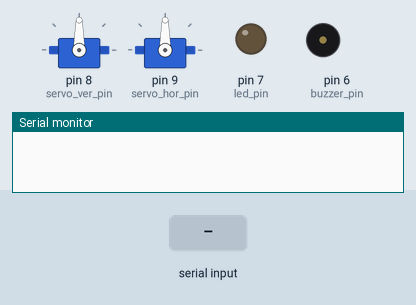
A sketch run on a simulated Arduino Uno, built with avr-gcc and run on an emulated ATmega328P. Shown: 2 × servo, output pins drawn as LEDs (lit = HIGH), buzzer (waves = sounding, pin HIGH), the last lines printed to the serial monitor. The inputs (shaded band) are chosen by the test bench.

Above: at 1.2 s.
1.3 s: "0\n" received over Serial
At 1.6 s:
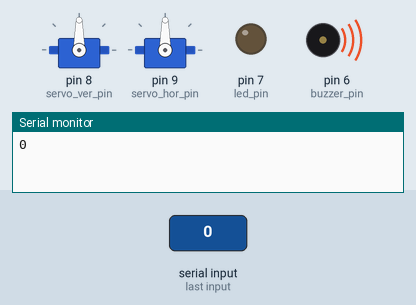
4.3 s: byte 49 ('1') received over Serial
At 5.6 s:
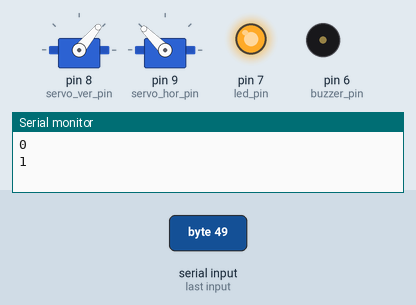
6.3 s: "2\n" received over Serial
At 8.85 s:
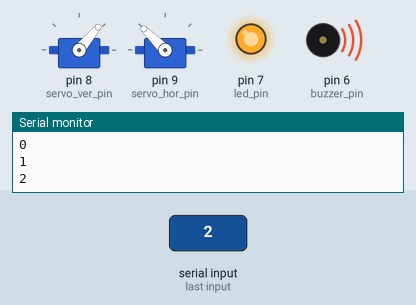
9.3 s: "1\n" received over Serial
At 10.6 s:
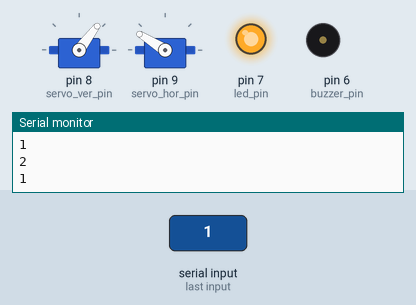
11.4 s: byte 49 ('1') received over Serial
At 15.5 s:
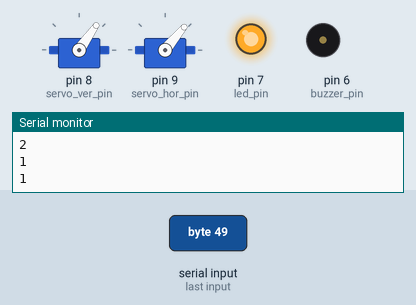
16.2 s: "1\n" received over Serial
At 20.2 s:
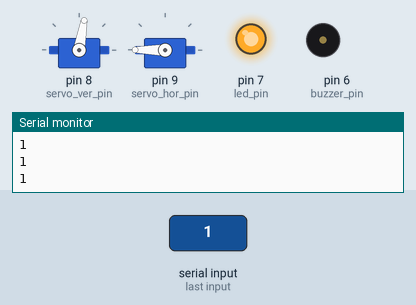
Timing chart, 0 to 24.9 s (numbered marks = the images above; inputs shaded):
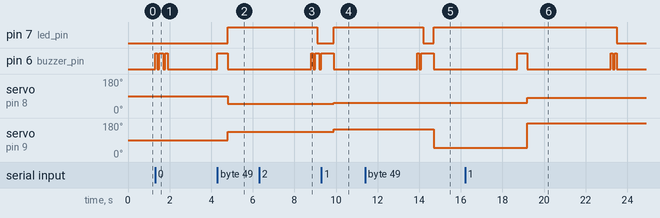

The sketch:

dog_laser_toy.ino
```cpp
#include "Servo.h"

Servo servo_vertical;  // create servo object to control a servo
Servo servo_horizontal;
// twelve servo objects can be created on most boards

// Pin layout
int buzzer_pin = 6;
int led_pin = 7;
int servo_ver_pin = 8;
int servo_hor_pin = 9;

int pos = 0;    // variable to store the servo position

int door_hor = 125;
int door_ver = 50;

int median_hor = 135;
int median_ver = 50;

int bedroom_ver = 55;
int bedroom_hor = 50;

int floor_ver = 120;
int floor_hor = 120;

int couch_ver = 80;
int couch_hor = 180;

int kennel_ver = 53;
int kennel_hor = 148;

int wait_time = 4000;

int iterator = 0;
int num_pos = 6;

int hor_pos [6] = {door_hor, median_hor, kennel_hor, bedroom_hor, couch_hor, floor_hor};
int ver_pos [6] = {door_ver, median_ver, kennel_ver, bedroom_ver, couch_ver, floor_ver};


char incoming_value = 0;

void buzz_on(){
    digitalWrite(buzzer_pin, HIGH);
    delay(500);
    digitalWrite(buzzer_pin, LOW);
}

void buzz_off(){
    digitalWrite(buzzer_pin, HIGH);
    delay(100);
    digitalWrite(buzzer_pin, LOW);
    delay(100);
    digitalWrite(buzzer_pin, HIGH);
    delay(100);
    digitalWrite(buzzer_pin, LOW);
}


void setup() {
  servo_vertical.attach(servo_ver_pin);  // attaches the servo on pin 9 to the servo object
  servo_horizontal.attach(servo_hor_pin);
  pinMode(buzzer_pin, OUTPUT);
  pinMode(led_pin, OUTPUT);
  pinMode(buzzer_pin, HIGH);
  digitalWrite(led_pin, LOW);
  Serial.begin(9600);
}

void loop() {

  if(Serial.available() > 0){
    incoming_value = Serial.read();
    Serial.print(incoming_value);
    Serial.print("\n");

    if (incoming_value == '1'){
      buzz_on();
    }
    else{
      buzz_off();
    }
  }

  if(incoming_value == '1'){

    digitalWrite(led_pin, HIGH);

    iterator++;
    if(iterator > (num_pos - 1)){
      iterator = 0;
    }

    servo_vertical.write(ver_pos[iterator]);
    servo_horizontal.write(hor_pos[iterator]);
    delay(wait_time);
  }

  else{
    digitalWrite(led_pin, LOW);
    digitalWrite(buzzer_pin, LOW);
  }

  // Get waypoints
  // Increment current_counter
  // if current_counter is equal to num_points
    // reset to 0

  // Increment next_counter
  // If current_counter is equal to num_points
    //reset to 0

  // Get current_pos
  // int current_pos_ver = ver_pos[current_counter];
  // int current_pos_hor = hor_pos[current_counter];
  // int next_pos_ver = ver_pos[next_counter];
  // int next_pos_hor = hor_pos[next_counter];

  // Until current_pos_hor is equal to the next_waypoint_hor and
  // current_pos_ver is equal to the next_waypoint_ver
    // if current_pos_hor is not equal to next_hor
      // increment current_pos_hor
      // Determine direction
      // if positive
        // ++
      // else
        // --
    // if current_pos_ver is not equal to next_ver
      // increment current_pos_ver

    // Update the servo


  /*
  for (pos = 30; pos <= 130; pos += 1) { // goes from 0 degrees to 180 degrees
    // in steps of 1 degree
    servo_vertical.write(pos);              // tell servo to go to position in variable 'pos'
    servo_horizontal.write(pos);
    delay(200);                       // waits 15ms for the servo to reach the position
  }
  for (pos = 130; pos >= 30; pos -= 1) { // goes from 180 degrees to 0 degrees
    servo_vertical.write(pos);              // tell servo to go to position in variable 'pos'
    servo_horizontal.write(pos);
    delay(200);                       // waits 15ms for the servo to reach the position
  }
  */

}
```

Measured:
- after the input at 1.3 s, pin 6 (buzzer_pin): goes HIGH 0.10 s, LOW 0.10 s, HIGH 0.20 s, LOW 0.10 s, HIGH 0.10 s, then LOW, starting at once
- after the input at 4.3 s, pin 7 (led_pin): LOW → HIGH after 0.50 s; pin 6 (buzzer_pin): LOW → HIGH at once, → LOW 0.50 s later; servo on pin 8 (servo_ver_pin): 90° → 50° after 0.50 s; servo on pin 9 (servo_hor_pin): 90° → 135° after 0.50 s
- after the input at 6.3 s, pin 7 (led_pin): HIGH → LOW after 2.8 s; pin 6 (buzzer_pin): LOW → HIGH after 2.5 s, → LOW 0.10 s later, → HIGH 0.10 s later, → LOW 0.20 s later; servo on pin 8 (servo_ver_pin): stays 50° (without the input it goes to 53° after 2.5 s); servo on pin 9 (servo_hor_pin): stays 135° (without the input it goes to 148° after 2.5 s)
- after the input at 9.3 s, pin 7 (led_pin): LOW → HIGH after 0.60 s; servo on pin 8 (servo_ver_pin): 50° → 53° after 0.60 s; servo on pin 9 (servo_hor_pin): 135° → 148° after 0.60 s
- after the input at 11.4 s, servo on pin 8 (servo_ver_pin): 53° → 55° after 3.3 s; servo on pin 9 (servo_hor_pin): 148° → 50° after 3.3 s
- after the input at 16.2 s, pin 7 (led_pin): HIGH → LOW after 7.3 s; pin 6 (buzzer_pin): goes HIGH 0.50 s, LOW 4.0 s, HIGH 0.10 s, LOW 0.10 s, HIGH 0.10 s, then LOW, starting after 2.5 s
